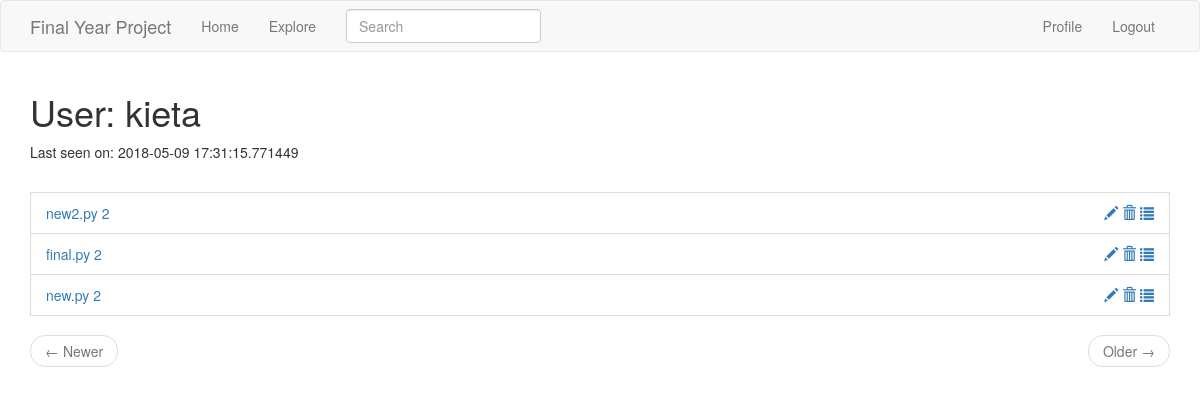
Screenshot of /user/kieta (signed in) with the database file from the repository.
### app/models.py (models this page shows, shortened)
class User(UserMixin, db.Model):
    id = db.Column(db.Integer, primary_key=True)
    username = db.Column(db.String(64), index=True, unique=True)
    email = db.Column(db.String(120), index=True, unique=True)
    password_hash = db.Column(db.String(128))
    files = db.relationship('Files', backref='author', lazy='dynamic')
    about_me = db.Column(db.String(140))
    last_seen = db.Column(db.DateTime, default=datetime.utcnow)

class Files( db.Model):
    id = db.Column(db.Integer, primary_key=True)
    title = db.Column(db.String(120))
    body = db.Column(db.String(6000))
    private = db.Column(db.Integer)
    timestamp = db.Column(db.DateTime, index=True, default=datetime.utcnow)
    version = db.Column(db.Integer)
    user_id = db.Column(db.Integer, db.ForeignKey('user.id'))

### app/routes.py (the view)
@app.route('/user/<username>')
@login_required
def user(username):
    user = User.query.filter_by(username=username).first_or_404()
    userfiles = db.session.query(Files.id, Files.title, Files.body, \
    Files.private, func.max(Files.version).label("version"), \
    Files.timestamp).group_by(Files.title).filter_by(user_id=user.id)
    page = request.args.get('page', 1, type=int)
    files = userfiles.order_by(Files.timestamp.desc()).paginate(
        page, app.config['POSTS_PER_PAGE'], False)
    next_url = url_for('user', username=user.username, page=files.next_num) \
        if files.has_next else None
    prev_url = url_for('user', username=user.username, page=files.prev_num) \
        if files.has_prev else None
    return render_template('user.html', title='Profile', user=user, files=files.items,
                           next_url=next_url, prev_url=prev_url)

### app/forms.py
class SearchForm(FlaskForm):
    q = StringField('Search', validators=[DataRequired()])
    def __init__(self, *args, **kwargs):
        if 'formdata' not in kwargs:
            kwargs['formdata'] = request.args
        if 'csrf_enabled' not in kwargs:
            kwargs['csrf_enabled'] = False
        super(SearchForm, self).__init__(*args, **kwargs)

### app/models.py (called while the page is built)
@login.user_loader
def load_user(id):
    return User.query.get(int(id))

### app/routes.py (called while the page is built)
@app.before_request
def before_request():
    if current_user.is_authenticated:
        current_user.last_seen = datetime.utcnow()
        db.session.commit()
        g.search_form = SearchForm()

### app/templates/user.html (shortened to what this page needs)
{% extends "base.html" %}
{% block app_content %}
    <table class="table table-hover">
        <tr>
                <h1>User: {{ user.username }}</h1>
                {% if user.last_seen %}<p>Last seen on: {{ user.last_seen }}</p>{% endif %}
        </tr>
    </table>
    {% for file in files %}
        {% include '_files.html' %}
    {% endfor %}
    <nav aria-label="...">
        <ul class="pager">
            <li class="previous{% if not prev_url %} disabled{% endif %}">
                <a href="{{ prev_url or '#' }}">
                    <span aria-hidden="true">&larr;</span> Newer
                </a>
            </li>
            <li class="next{% if not next_url %} disabled{% endif %}">
                <a href="{{ next_url or '#' }}">
                    Older <span aria-hidden="true">&rarr;</span>
                </a>
            </li>
        </ul>
    </nav>
{% endblock %}

### app/templates/base.html (shortened to what this page needs)
{% extends 'bootstrap/base.html' %}
{% block navbar %}
    <nav class="navbar navbar-default">
        <div class="container">
            <div class="navbar-header">
                <a class="navbar-brand" href="{{ url_for('index') }}">Final Year Project</a>
            </div>
            <div class="collapse navbar-collapse" id="bs-example-navbar-collapse-1">
                <ul class="nav navbar-nav">
                    <li><a href="{{ url_for('index') }}">Home</a></li>
                    <li><a href="{{ url_for('explore') }}">Explore</a></li>
                </ul>
                {% if g.search_form %}
                <form class="navbar-form navbar-left" method="get" action="{{ url_for('search') }}">
                    <div class="form-group">
                        {{ g.search_form.q(size=20, class='form-control', placeholder=g.search_form.q.label.text) }}
                    </div>
                </form>
                {% endif %}
                <ul class="nav navbar-nav navbar-right">
                    {% if current_user.is_anonymous %}
                    <li><a href="{{ url_for('login') }}">Login</a></li>
                    {% else %}
                    <li><a href="{{ url_for('user', username=current_user.username) }}">Profile</a></li>
                    <li><a href="{{ url_for('logout') }}">Logout</a></li>
                    {% endif %}
                </ul>
            </div>
        </div>
    </nav>
{% endblock %}
{% block content %}
    <div class="container">
        {% block app_content %}{% endblock %}
    </div>
{% endblock %}

### app/templates/_files.html (shortened to what this page needs)
<li class="list-group-item">
        <tr>
            <td>
                <a data-id={{file.id}} onclick="View(this)" >
                   {{ file.title }}     {{ file.version }}
                </a>
                {% if current_user.username==current_user.username %}
                    <div class="pull-right action-buttons">
                    <a data-id={{file.id}} onclick="Edit(this)" ><span class="glyphicon glyphicon-pencil"></span></a>
                    <a data-id={{file.id}} onclick="ConfirmDelete(this)" ><span class="glyphicon glyphicon-trash"></span></a>
                    <a data-id={{file.id}} onclick="Versions(this)" ><span class="glyphicon glyphicon-list"></span></a>
                     </div>
                {% endif %}
            </td>
        </tr>
</li>

### rows the page displays
User: username "kieta", last_seen "2018-05-09 17:31:15.771449"
Files: title "new2.py", version "2"
Files: title "final.py", version "2"
Files: title "new.py", version "2"
